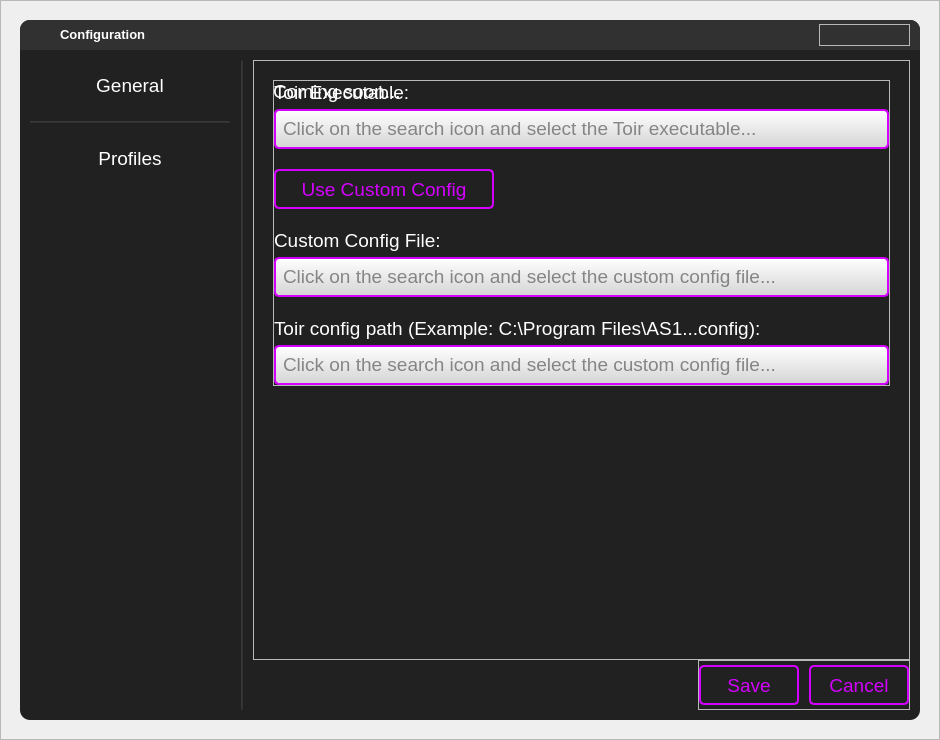
<?xml version="1.0" encoding="UTF-8"?>
<ui version="4.0">
 <class>MainWindow</class>
 <widget class="QMainWindow" name="MainWindow">
  <property name="geometry">
   <rect>
    <x>0</x>
    <y>0</y>
    <width>940</width>
    <height>740</height>
   </rect>
  </property>
  <property name="minimumSize">
   <size>
    <width>0</width>
    <height>0</height>
   </size>
  </property>
  <property name="maximumSize">
   <size>
    <width>940</width>
    <height>740</height>
   </size>
  </property>
  <property name="windowTitle">
   <string>Config</string>
  </property>
  <property name="styleSheet">
   <string notr="true">#configShadow {
	background-image: url(:/images/images/configShadow.png);
}

#centralwidget #widget {
	background-color: #212121;
	border-radius: 10px;
}

#configBody {
	border-top-right-radius: 10px;
	border-bottom-right-radius: 10px;
}

#sidebar {
	border-top-left-radius: 10px;
	border-bottom-left-radius: 10px;
}

#sidebar QPushButton {
	color: #ffffff;
	background-color: transparent;
	border-radius: 5px;
	border: none;
}
#sidebar QPushButton:hover {
	color: #ffffff;
	background-color: #313131;
	border-radius: 5px;
	border: none;
}

#configFrame QLabel {
	color: #ffffff;
}

#configFrame #tab1{
	background-color: transparent;
	border: none;
}

#searchConfigFrame {
	background-color: qlineargradient(spread:pad, x1:0.5, y1:0, x2:0.5, y2:1, stop:0 rgba(255, 255, 255, 255), stop:1 rgba(212, 212, 212, 255));
	border: 2px solid #d400ff;
	border-radius: 5px;
}

#searchConfigBtn {
	image: url(:/purpleIcons/images/purpleIcons/search.svg);
	border: none;
	padding-top: 2px;
	padding-bottom: 6px;
	padding-right: 5px;
	padding-left: 5px;
}
#searchConfigBtn:hover {
	image: url(:/whiteIcons/images/whiteIcons/search.svg);
	background-color: #d400ff;
	border: none;
}
#searchConfigBtn:pressed {
	image: url(:/purpleIcons/images/purpleIcons/search.svg);
	background-color: #212121;
	border-left: 2px solid #d400ff;
	border-bottom: 4px solid #d400ff;
}

#searchConfigInput {
	color: #212121;
	background-color: transparent;
	border: none;
	border-radius: 5px;
}

#searchFileFrame {
	background-color: qlineargradient(spread:pad, x1:0.5, y1:0, x2:0.5, y2:1, stop:0 rgba(255, 255, 255, 255), stop:1 rgba(212, 212, 212, 255));
	border: 2px solid #d400ff;
	border-radius: 5px;
}

#searchFileBtn {
	image: url(:/purpleIcons/images/purpleIcons/search.svg);
	border: none;
	padding-top: 2px;
	padding-bottom: 6px;
	padding-right: 5px;
	padding-left: 5px;
}
#searchFileBtn:hover {
	image: url(:/whiteIcons/images/whiteIcons/search.svg);
	background-color: #d400ff;
	border: none;
}
#searchFileBtn:pressed {
	image: url(:/purpleIcons/images/purpleIcons/search.svg);
	background-color: #212121;
	border-left: 2px solid #d400ff;
	border-bottom: 4px solid #d400ff;
}

#searchFileInput {
	color: #212121;
	background-color: transparent;
	border: none;
	border-radius: 5px;
}

#searchAS1Frame {
	background-color: qlineargradient(spread:pad, x1:0.5, y1:0, x2:0.5, y2:1, stop:0 rgba(255, 255, 255, 255), stop:1 rgba(212, 212, 212, 255));
	border: 2px solid #d400ff;
	border-radius: 5px;
}

#searchAS1Btn {
	image: url(:/purpleIcons/images/purpleIcons/search.svg);
	border: none;
	padding-top: 2px;
	padding-bottom: 6px;
	padding-right: 5px;
	padding-left: 5px;
}
#searchAS1Btn:hover {
	image: url(:/whiteIcons/images/whiteIcons/search.svg);
	background-color: #d400ff;
	border: none;
}
#searchAS1Btn:pressed {
	image: url(:/purpleIcons/images/purpleIcons/search.svg);
	background-color: #212121;
	border-left: 2px solid #d400ff;
	border-bottom: 4px solid #d400ff;
}

#searchAS1Input {
	color: #212121;
	background-color: transparent;
	border: none;
	border-radius: 5px;
}

#useCCBtn {
	background-color: #212121;
	color: #d400ff;
	border: 2px solid #d400ff;
	border-radius: 5px;
}

#useCCBtn:hover {
	background-color: #313131;
}

#useCCBtn:pressed {
	background-color: #212121;
	color: #313131;
	border: 2px solid #313131;
}

#configFrame #tab2 {
	background-color: transparent;
	border: none;
}

#configBtns QPushButton {
	background-color: #212121;
	color: #d400ff;
	border: 2px solid #d400ff;
	border-radius: 5px;
}
#configBtns QPushButton:hover {
	background-color: qlineargradient(spread:pad, x1:0.489, y1:0, x2:0.511, y2:1, stop:0 rgba(212, 0, 255, 255), stop:1 rgba(155, 0, 194, 255));
	color: #ffffff;
	border: 2px solid #ffffff;
}
#configBtns QPushButton:pressed {
	background-color: #212121;
	color: #313131;
	border: 2px solid #313131;
}

#titleBar QPushButton {
	background-color: transparent;
	border: 0;
}

#titleBar {
	background-color: #313131;
	border-top-left-radius: 10px;
	border-top-right-radius: 10px;
}

#closeBtn {
	image: url(:/purpleIcons/images/purpleIcons/x.svg);
}
#closeBtn:hover {
	image: url(:/whiteIcons/images/whiteIcons/x.svg);
}
</string>
  </property>
  <widget class="QWidget" name="centralwidget">
   <widget class="QWidget" name="widget" native="true">
    <property name="geometry">
     <rect>
      <x>20</x>
      <y>20</y>
      <width>900</width>
      <height>700</height>
     </rect>
    </property>
    <property name="minimumSize">
     <size>
      <width>900</width>
      <height>700</height>
     </size>
    </property>
    <property name="maximumSize">
     <size>
      <width>900</width>
      <height>700</height>
     </size>
    </property>
    <layout class="QVBoxLayout" name="verticalLayout">
     <property name="spacing">
      <number>0</number>
     </property>
     <property name="leftMargin">
      <number>0</number>
     </property>
     <property name="topMargin">
      <number>0</number>
     </property>
     <property name="rightMargin">
      <number>0</number>
     </property>
     <property name="bottomMargin">
      <number>0</number>
     </property>
     <item>
      <widget class="QFrame" name="titleBar">
       <property name="maximumSize">
        <size>
         <width>16777215</width>
         <height>30</height>
        </size>
       </property>
       <property name="frameShape">
        <enum>QFrame::StyledPanel</enum>
       </property>
       <property name="frameShadow">
        <enum>QFrame::Raised</enum>
       </property>
       <layout class="QHBoxLayout" name="horizontalLayout">
        <property name="spacing">
         <number>10</number>
        </property>
        <property name="leftMargin">
         <number>10</number>
        </property>
        <property name="topMargin">
         <number>0</number>
        </property>
        <property name="rightMargin">
         <number>10</number>
        </property>
        <property name="bottomMargin">
         <number>0</number>
        </property>
        <item>
         <widget class="QLabel" name="label">
          <property name="maximumSize">
           <size>
            <width>20</width>
            <height>20</height>
           </size>
          </property>
          <property name="text">
           <string/>
          </property>
          <property name="pixmap">
           <pixmap resource="../resources/res.qrc">:/purpleIcons/images/purpleIcons/settings.svg</pixmap>
          </property>
          <property name="scaledContents">
           <bool>true</bool>
          </property>
          <property name="alignment">
           <set>Qt::AlignCenter</set>
          </property>
          <property name="textInteractionFlags">
           <set>Qt::LinksAccessibleByMouse</set>
          </property>
         </widget>
        </item>
        <item>
         <widget class="QLabel" name="tileTitle">
          <property name="enabled">
           <bool>false</bool>
          </property>
          <property name="maximumSize">
           <size>
            <width>90</width>
            <height>16777215</height>
           </size>
          </property>
          <property name="font">
           <font>
            <weight>50</weight>
            <bold>false</bold>
           </font>
          </property>
          <property name="text">
           <string>&lt;html&gt;&lt;head/&gt;&lt;body&gt;&lt;p&gt;&lt;span style=&quot; font-size:10pt; font-weight:600; color:#ffffff;&quot;&gt;Configuration&lt;/span&gt;&lt;/p&gt;&lt;/body&gt;&lt;/html&gt;</string>
          </property>
          <property name="scaledContents">
           <bool>true</bool>
          </property>
          <property name="textInteractionFlags">
           <set>Qt::LinksAccessibleByMouse</set>
          </property>
         </widget>
        </item>
        <item alignment="Qt::AlignRight|Qt::AlignVCenter">
         <widget class="QFrame" name="frame">
          <property name="frameShape">
           <enum>QFrame::StyledPanel</enum>
          </property>
          <property name="frameShadow">
           <enum>QFrame::Raised</enum>
          </property>
          <layout class="QHBoxLayout" name="horizontalLayout_2">
           <property name="spacing">
            <number>10</number>
           </property>
           <property name="leftMargin">
            <number>0</number>
           </property>
           <property name="topMargin">
            <number>0</number>
           </property>
           <property name="rightMargin">
            <number>0</number>
           </property>
           <property name="bottomMargin">
            <number>0</number>
           </property>
           <item>
            <widget class="QPushButton" name="configBtn">
             <property name="minimumSize">
              <size>
               <width>0</width>
               <height>0</height>
              </size>
             </property>
             <property name="maximumSize">
              <size>
               <width>18</width>
               <height>18</height>
              </size>
             </property>
             <property name="text">
              <string/>
             </property>
             <property name="iconSize">
              <size>
               <width>24</width>
               <height>24</height>
              </size>
             </property>
             <property name="autoDefault">
              <bool>false</bool>
             </property>
             <property name="default">
              <bool>false</bool>
             </property>
             <property name="flat">
              <bool>false</bool>
             </property>
            </widget>
           </item>
           <item>
            <widget class="QPushButton" name="minimizeBtn">
             <property name="minimumSize">
              <size>
               <width>20</width>
               <height>20</height>
              </size>
             </property>
             <property name="maximumSize">
              <size>
               <width>20</width>
               <height>20</height>
              </size>
             </property>
             <property name="text">
              <string/>
             </property>
             <property name="iconSize">
              <size>
               <width>24</width>
               <height>24</height>
              </size>
             </property>
             <property name="autoDefault">
              <bool>false</bool>
             </property>
             <property name="default">
              <bool>false</bool>
             </property>
             <property name="flat">
              <bool>false</bool>
             </property>
            </widget>
           </item>
           <item>
            <widget class="QPushButton" name="closeBtn">
             <property name="minimumSize">
              <size>
               <width>0</width>
               <height>20</height>
              </size>
             </property>
             <property name="maximumSize">
              <size>
               <width>200</width>
               <height>20</height>
              </size>
             </property>
             <property name="font">
              <font>
               <pointsize>8</pointsize>
              </font>
             </property>
             <property name="text">
              <string/>
             </property>
             <property name="iconSize">
              <size>
               <width>24</width>
               <height>24</height>
              </size>
             </property>
             <property name="autoDefault">
              <bool>false</bool>
             </property>
             <property name="default">
              <bool>false</bool>
             </property>
             <property name="flat">
              <bool>false</bool>
             </property>
            </widget>
           </item>
          </layout>
         </widget>
        </item>
       </layout>
      </widget>
     </item>
     <item>
      <widget class="QWidget" name="body" native="true">
       <layout class="QHBoxLayout" name="horizontalLayout_3">
        <property name="spacing">
         <number>10</number>
        </property>
        <property name="leftMargin">
         <number>10</number>
        </property>
        <property name="topMargin">
         <number>10</number>
        </property>
        <property name="rightMargin">
         <number>10</number>
        </property>
        <property name="bottomMargin">
         <number>10</number>
        </property>
        <item alignment="Qt::AlignTop">
         <widget class="QFrame" name="sidebar">
          <property name="maximumSize">
           <size>
            <width>200</width>
            <height>16777215</height>
           </size>
          </property>
          <property name="frameShape">
           <enum>QFrame::StyledPanel</enum>
          </property>
          <property name="frameShadow">
           <enum>QFrame::Raised</enum>
          </property>
          <layout class="QVBoxLayout" name="verticalLayout_2">
           <property name="spacing">
            <number>10</number>
           </property>
           <property name="leftMargin">
            <number>0</number>
           </property>
           <property name="topMargin">
            <number>0</number>
           </property>
           <property name="rightMargin">
            <number>0</number>
           </property>
           <property name="bottomMargin">
            <number>0</number>
           </property>
           <item>
            <widget class="QPushButton" name="generalBtn">
             <property name="minimumSize">
              <size>
               <width>200</width>
               <height>50</height>
              </size>
             </property>
             <property name="maximumSize">
              <size>
               <width>200</width>
               <height>50</height>
              </size>
             </property>
             <property name="font">
              <font>
               <pointsize>14</pointsize>
              </font>
             </property>
             <property name="text">
              <string>General</string>
             </property>
            </widget>
           </item>
           <item>
            <widget class="Line" name="line">
             <property name="styleSheet">
              <string notr="true">background-color: #313131;</string>
             </property>
             <property name="frameShadow">
              <enum>QFrame::Sunken</enum>
             </property>
             <property name="orientation">
              <enum>Qt::Horizontal</enum>
             </property>
            </widget>
           </item>
           <item>
            <widget class="QPushButton" name="profilesBtn">
             <property name="minimumSize">
              <size>
               <width>200</width>
               <height>50</height>
              </size>
             </property>
             <property name="maximumSize">
              <size>
               <width>200</width>
               <height>50</height>
              </size>
             </property>
             <property name="font">
              <font>
               <pointsize>14</pointsize>
              </font>
             </property>
             <property name="text">
              <string>Profiles</string>
             </property>
            </widget>
           </item>
          </layout>
         </widget>
        </item>
        <item>
         <widget class="Line" name="separator">
          <property name="styleSheet">
           <string notr="true">background-color: #313131;</string>
          </property>
          <property name="frameShadow">
           <enum>QFrame::Sunken</enum>
          </property>
          <property name="midLineWidth">
           <number>0</number>
          </property>
          <property name="orientation">
           <enum>Qt::Vertical</enum>
          </property>
         </widget>
        </item>
        <item>
         <widget class="QFrame" name="configBody">
          <property name="frameShape">
           <enum>QFrame::StyledPanel</enum>
          </property>
          <property name="frameShadow">
           <enum>QFrame::Raised</enum>
          </property>
          <layout class="QVBoxLayout" name="verticalLayout_5">
           <property name="spacing">
            <number>0</number>
           </property>
           <property name="leftMargin">
            <number>0</number>
           </property>
           <property name="topMargin">
            <number>0</number>
           </property>
           <property name="rightMargin">
            <number>0</number>
           </property>
           <property name="bottomMargin">
            <number>0</number>
           </property>
           <item>
            <widget class="QFrame" name="configFrame">
             <property name="minimumSize">
              <size>
               <width>0</width>
               <height>600</height>
              </size>
             </property>
             <property name="maximumSize">
              <size>
               <width>16777215</width>
               <height>600</height>
              </size>
             </property>
             <property name="frameShape">
              <enum>QFrame::StyledPanel</enum>
             </property>
             <property name="frameShadow">
              <enum>QFrame::Raised</enum>
             </property>
             <property name="lineWidth">
              <number>0</number>
             </property>
             <widget class="QFrame" name="tab1">
              <property name="geometry">
               <rect>
                <x>0</x>
                <y>0</y>
                <width>657</width>
                <height>600</height>
               </rect>
              </property>
              <property name="minimumSize">
               <size>
                <width>657</width>
                <height>600</height>
               </size>
              </property>
              <property name="maximumSize">
               <size>
                <width>657</width>
                <height>600</height>
               </size>
              </property>
              <property name="styleSheet">
               <string notr="true"/>
              </property>
              <property name="frameShape">
               <enum>QFrame::StyledPanel</enum>
              </property>
              <property name="frameShadow">
               <enum>QFrame::Raised</enum>
              </property>
              <property name="lineWidth">
               <number>0</number>
              </property>
              <layout class="QVBoxLayout" name="verticalLayout_4">
               <property name="spacing">
                <number>20</number>
               </property>
               <property name="leftMargin">
                <number>20</number>
               </property>
               <property name="topMargin">
                <number>20</number>
               </property>
               <property name="rightMargin">
                <number>20</number>
               </property>
               <property name="bottomMargin">
                <number>20</number>
               </property>
               <item alignment="Qt::AlignTop">
                <widget class="QFrame" name="tab1_top_frame">
                 <property name="frameShape">
                  <enum>QFrame::StyledPanel</enum>
                 </property>
                 <property name="frameShadow">
                  <enum>QFrame::Raised</enum>
                 </property>
                 <layout class="QVBoxLayout" name="verticalLayout_7">
                  <property name="spacing">
                   <number>20</number>
                  </property>
                  <property name="leftMargin">
                   <number>0</number>
                  </property>
                  <property name="topMargin">
                   <number>0</number>
                  </property>
                  <property name="rightMargin">
                   <number>0</number>
                  </property>
                  <property name="bottomMargin">
                   <number>0</number>
                  </property>
                  <item alignment="Qt::AlignTop">
                   <widget class="QWidget" name="tab1_line1" native="true">
                    <layout class="QVBoxLayout" name="verticalLayout_8">
                     <property name="spacing">
                      <number>5</number>
                     </property>
                     <property name="leftMargin">
                      <number>0</number>
                     </property>
                     <property name="topMargin">
                      <number>0</number>
                     </property>
                     <property name="rightMargin">
                      <number>0</number>
                     </property>
                     <property name="bottomMargin">
                      <number>0</number>
                     </property>
                     <item>
                      <widget class="QLabel" name="searchFileLabel">
                       <property name="font">
                        <font>
                         <pointsize>14</pointsize>
                        </font>
                       </property>
                       <property name="text">
                        <string>Toir Executable:</string>
                       </property>
                      </widget>
                     </item>
                     <item>
                      <widget class="QFrame" name="searchFileFrame">
                       <property name="minimumSize">
                        <size>
                         <width>0</width>
                         <height>40</height>
                        </size>
                       </property>
                       <property name="maximumSize">
                        <size>
                         <width>16777215</width>
                         <height>40</height>
                        </size>
                       </property>
                       <property name="frameShape">
                        <enum>QFrame::StyledPanel</enum>
                       </property>
                       <property name="frameShadow">
                        <enum>QFrame::Raised</enum>
                       </property>
                       <property name="lineWidth">
                        <number>0</number>
                       </property>
                       <layout class="QHBoxLayout" name="horizontalLayout_5">
                        <property name="spacing">
                         <number>5</number>
                        </property>
                        <property name="leftMargin">
                         <number>5</number>
                        </property>
                        <property name="topMargin">
                         <number>0</number>
                        </property>
                        <property name="rightMargin">
                         <number>0</number>
                        </property>
                        <property name="bottomMargin">
                         <number>0</number>
                        </property>
                        <item>
                         <widget class="QLineEdit" name="searchFileInput">
                          <property name="sizePolicy">
                           <sizepolicy hsizetype="Expanding" vsizetype="Fixed">
                            <horstretch>0</horstretch>
                            <verstretch>40</verstretch>
                           </sizepolicy>
                          </property>
                          <property name="minimumSize">
                           <size>
                            <width>0</width>
                            <height>0</height>
                           </size>
                          </property>
                          <property name="font">
                           <font>
                            <pointsize>14</pointsize>
                           </font>
                          </property>
                          <property name="placeholderText">
                           <string>Click on the search icon and select the Toir executable...</string>
                          </property>
                         </widget>
                        </item>
                        <item>
                         <widget class="QPushButton" name="searchFileBtn">
                          <property name="minimumSize">
                           <size>
                            <width>40</width>
                            <height>40</height>
                           </size>
                          </property>
                          <property name="maximumSize">
                           <size>
                            <width>40</width>
                            <height>40</height>
                           </size>
                          </property>
                          <property name="text">
                           <string/>
                          </property>
                         </widget>
                        </item>
                       </layout>
                      </widget>
                     </item>
                    </layout>
                   </widget>
                  </item>
                  <item alignment="Qt::AlignLeft">
                   <widget class="QWidget" name="tab1_line4" native="true">
                    <layout class="QHBoxLayout" name="horizontalLayout_6">
                     <property name="spacing">
                      <number>5</number>
                     </property>
                     <property name="leftMargin">
                      <number>0</number>
                     </property>
                     <property name="topMargin">
                      <number>0</number>
                     </property>
                     <property name="rightMargin">
                      <number>0</number>
                     </property>
                     <property name="bottomMargin">
                      <number>0</number>
                     </property>
                     <item>
                      <widget class="QPushButton" name="useCCBtn">
                       <property name="minimumSize">
                        <size>
                         <width>220</width>
                         <height>40</height>
                        </size>
                       </property>
                       <property name="maximumSize">
                        <size>
                         <width>200</width>
                         <height>40</height>
                        </size>
                       </property>
                       <property name="font">
                        <font>
                         <pointsize>14</pointsize>
                        </font>
                       </property>
                       <property name="text">
                        <string>Use Custom Config</string>
                       </property>
                      </widget>
                     </item>
                    </layout>
                   </widget>
                  </item>
                  <item alignment="Qt::AlignTop">
                   <widget class="QWidget" name="tab1_line2" native="true">
                    <layout class="QVBoxLayout" name="verticalLayout_9">
                     <property name="spacing">
                      <number>5</number>
                     </property>
                     <property name="leftMargin">
                      <number>0</number>
                     </property>
                     <property name="topMargin">
                      <number>0</number>
                     </property>
                     <property name="rightMargin">
                      <number>0</number>
                     </property>
                     <property name="bottomMargin">
                      <number>0</number>
                     </property>
                     <item>
                      <widget class="QLabel" name="searchConfigLabel">
                       <property name="font">
                        <font>
                         <pointsize>14</pointsize>
                        </font>
                       </property>
                       <property name="text">
                        <string>Custom Config File:</string>
                       </property>
                      </widget>
                     </item>
                     <item>
                      <widget class="QFrame" name="searchConfigFrame">
                       <property name="minimumSize">
                        <size>
                         <width>0</width>
                         <height>40</height>
                        </size>
                       </property>
                       <property name="maximumSize">
                        <size>
                         <width>16777215</width>
                         <height>40</height>
                        </size>
                       </property>
                       <property name="frameShape">
                        <enum>QFrame::StyledPanel</enum>
                       </property>
                       <property name="frameShadow">
                        <enum>QFrame::Raised</enum>
                       </property>
                       <property name="lineWidth">
                        <number>0</number>
                       </property>
                       <layout class="QHBoxLayout" name="horizontalLayout_8">
                        <property name="spacing">
                         <number>5</number>
                        </property>
                        <property name="leftMargin">
                         <number>5</number>
                        </property>
                        <property name="topMargin">
                         <number>0</number>
                        </property>
                        <property name="rightMargin">
                         <number>0</number>
                        </property>
                        <property name="bottomMargin">
                         <number>0</number>
                        </property>
                        <item>
                         <widget class="QLineEdit" name="searchConfigInput">
                          <property name="sizePolicy">
                           <sizepolicy hsizetype="Expanding" vsizetype="Fixed">
                            <horstretch>0</horstretch>
                            <verstretch>40</verstretch>
                           </sizepolicy>
                          </property>
                          <property name="minimumSize">
                           <size>
                            <width>0</width>
                            <height>0</height>
                           </size>
                          </property>
                          <property name="font">
                           <font>
                            <pointsize>14</pointsize>
                           </font>
                          </property>
                          <property name="placeholderText">
                           <string>Click on the search icon and select the custom config file...</string>
                          </property>
                         </widget>
                        </item>
                        <item>
                         <widget class="QPushButton" name="searchConfigBtn">
                          <property name="minimumSize">
                           <size>
                            <width>40</width>
                            <height>40</height>
                           </size>
                          </property>
                          <property name="maximumSize">
                           <size>
                            <width>40</width>
                            <height>40</height>
                           </size>
                          </property>
                          <property name="text">
                           <string/>
                          </property>
                         </widget>
                        </item>
                       </layout>
                      </widget>
                     </item>
                    </layout>
                   </widget>
                  </item>
                  <item>
                   <widget class="QWidget" name="tab1_line3" native="true">
                    <layout class="QVBoxLayout" name="verticalLayout_11">
                     <property name="spacing">
                      <number>5</number>
                     </property>
                     <property name="leftMargin">
                      <number>0</number>
                     </property>
                     <property name="topMargin">
                      <number>0</number>
                     </property>
                     <property name="rightMargin">
                      <number>0</number>
                     </property>
                     <property name="bottomMargin">
                      <number>0</number>
                     </property>
                     <item>
                      <widget class="QLabel" name="searchAS1Label">
                       <property name="font">
                        <font>
                         <pointsize>14</pointsize>
                        </font>
                       </property>
                       <property name="text">
                        <string>Toir config path (Example: C:\Program Files\AS1...config):</string>
                       </property>
                      </widget>
                     </item>
                     <item>
                      <widget class="QFrame" name="searchAS1Frame">
                       <property name="minimumSize">
                        <size>
                         <width>0</width>
                         <height>40</height>
                        </size>
                       </property>
                       <property name="maximumSize">
                        <size>
                         <width>16777215</width>
                         <height>40</height>
                        </size>
                       </property>
                       <property name="frameShape">
                        <enum>QFrame::StyledPanel</enum>
                       </property>
                       <property name="frameShadow">
                        <enum>QFrame::Raised</enum>
                       </property>
                       <property name="lineWidth">
                        <number>0</number>
                       </property>
                       <layout class="QHBoxLayout" name="horizontalLayout_10">
                        <property name="spacing">
                         <number>5</number>
                        </property>
                        <property name="leftMargin">
                         <number>5</number>
                        </property>
                        <property name="topMargin">
                         <number>0</number>
                        </property>
                        <property name="rightMargin">
                         <number>0</number>
                        </property>
                        <property name="bottomMargin">
                         <number>0</number>
                        </property>
                        <item>
                         <widget class="QLineEdit" name="searchAS1Input">
                          <property name="sizePolicy">
                           <sizepolicy hsizetype="Expanding" vsizetype="Fixed">
                            <horstretch>0</horstretch>
                            <verstretch>40</verstretch>
                           </sizepolicy>
                          </property>
                          <property name="minimumSize">
                           <size>
                            <width>0</width>
                            <height>0</height>
                           </size>
                          </property>
                          <property name="font">
                           <font>
                            <pointsize>14</pointsize>
                           </font>
                          </property>
                          <property name="placeholderText">
                           <string>Click on the search icon and select the custom config file...</string>
                          </property>
                         </widget>
                        </item>
                        <item>
                         <widget class="QPushButton" name="searchAS1Btn">
                          <property name="minimumSize">
                           <size>
                            <width>40</width>
                            <height>40</height>
                           </size>
                          </property>
                          <property name="maximumSize">
                           <size>
                            <width>40</width>
                            <height>40</height>
                           </size>
                          </property>
                          <property name="text">
                           <string/>
                          </property>
                         </widget>
                        </item>
                       </layout>
                      </widget>
                     </item>
                    </layout>
                   </widget>
                  </item>
                 </layout>
                </widget>
               </item>
               <item alignment="Qt::AlignBottom">
                <widget class="QFrame" name="tab1_bottom_frame">
                 <property name="frameShape">
                  <enum>QFrame::StyledPanel</enum>
                 </property>
                 <property name="frameShadow">
                  <enum>QFrame::Raised</enum>
                 </property>
                </widget>
               </item>
              </layout>
             </widget>
             <widget class="QFrame" name="tab2">
              <property name="geometry">
               <rect>
                <x>0</x>
                <y>0</y>
                <width>657</width>
                <height>600</height>
               </rect>
              </property>
              <property name="minimumSize">
               <size>
                <width>657</width>
                <height>600</height>
               </size>
              </property>
              <property name="maximumSize">
               <size>
                <width>657</width>
                <height>600</height>
               </size>
              </property>
              <property name="styleSheet">
               <string notr="true"/>
              </property>
              <property name="frameShape">
               <enum>QFrame::StyledPanel</enum>
              </property>
              <property name="frameShadow">
               <enum>QFrame::Raised</enum>
              </property>
              <property name="lineWidth">
               <number>0</number>
              </property>
              <layout class="QVBoxLayout" name="verticalLayout_3">
               <property name="spacing">
                <number>20</number>
               </property>
               <property name="leftMargin">
                <number>20</number>
               </property>
               <property name="topMargin">
                <number>20</number>
               </property>
               <property name="rightMargin">
                <number>20</number>
               </property>
               <property name="bottomMargin">
                <number>20</number>
               </property>
               <item alignment="Qt::AlignTop">
                <widget class="QLabel" name="label_2">
                 <property name="font">
                  <font>
                   <pointsize>14</pointsize>
                  </font>
                 </property>
                 <property name="lineWidth">
                  <number>0</number>
                 </property>
                 <property name="text">
                  <string>Coming soon...</string>
                 </property>
                </widget>
               </item>
              </layout>
             </widget>
             <zorder>tab2</zorder>
             <zorder>tab1</zorder>
            </widget>
           </item>
           <item alignment="Qt::AlignRight|Qt::AlignBottom">
            <widget class="QFrame" name="configBtns">
             <property name="minimumSize">
              <size>
               <width>0</width>
               <height>50</height>
              </size>
             </property>
             <property name="maximumSize">
              <size>
               <width>16777215</width>
               <height>50</height>
              </size>
             </property>
             <property name="layoutDirection">
              <enum>Qt::LeftToRight</enum>
             </property>
             <property name="frameShape">
              <enum>QFrame::StyledPanel</enum>
             </property>
             <property name="frameShadow">
              <enum>QFrame::Raised</enum>
             </property>
             <layout class="QHBoxLayout" name="horizontalLayout_4">
              <property name="spacing">
               <number>10</number>
              </property>
              <property name="leftMargin">
               <number>0</number>
              </property>
              <property name="topMargin">
               <number>0</number>
              </property>
              <property name="rightMargin">
               <number>0</number>
              </property>
              <property name="bottomMargin">
               <number>0</number>
              </property>
              <item>
               <widget class="QPushButton" name="saveBtn">
                <property name="minimumSize">
                 <size>
                  <width>100</width>
                  <height>40</height>
                 </size>
                </property>
                <property name="maximumSize">
                 <size>
                  <width>100</width>
                  <height>40</height>
                 </size>
                </property>
                <property name="font">
                 <font>
                  <family>MS Shell Dlg 2</family>
                  <pointsize>14</pointsize>
                  <weight>50</weight>
                  <bold>false</bold>
                 </font>
                </property>
                <property name="text">
                 <string>Save</string>
                </property>
               </widget>
              </item>
              <item>
               <widget class="QPushButton" name="cancelBtn">
                <property name="minimumSize">
                 <size>
                  <width>100</width>
                  <height>40</height>
                 </size>
                </property>
                <property name="maximumSize">
                 <size>
                  <width>100</width>
                  <height>40</height>
                 </size>
                </property>
                <property name="font">
                 <font>
                  <pointsize>14</pointsize>
                 </font>
                </property>
                <property name="text">
                 <string>Cancel</string>
                </property>
               </widget>
              </item>
             </layout>
            </widget>
           </item>
          </layout>
         </widget>
        </item>
       </layout>
      </widget>
     </item>
    </layout>
   </widget>
   <widget class="QFrame" name="configShadow">
    <property name="geometry">
     <rect>
      <x>0</x>
      <y>0</y>
      <width>940</width>
      <height>740</height>
     </rect>
    </property>
    <property name="frameShape">
     <enum>QFrame::StyledPanel</enum>
    </property>
    <property name="frameShadow">
     <enum>QFrame::Raised</enum>
    </property>
   </widget>
   <zorder>configShadow</zorder>
   <zorder>widget</zorder>
  </widget>
 </widget>
 <resources>
  <include location="../resources/res.qrc"/>
 </resources>
 <connections/>
</ui>
